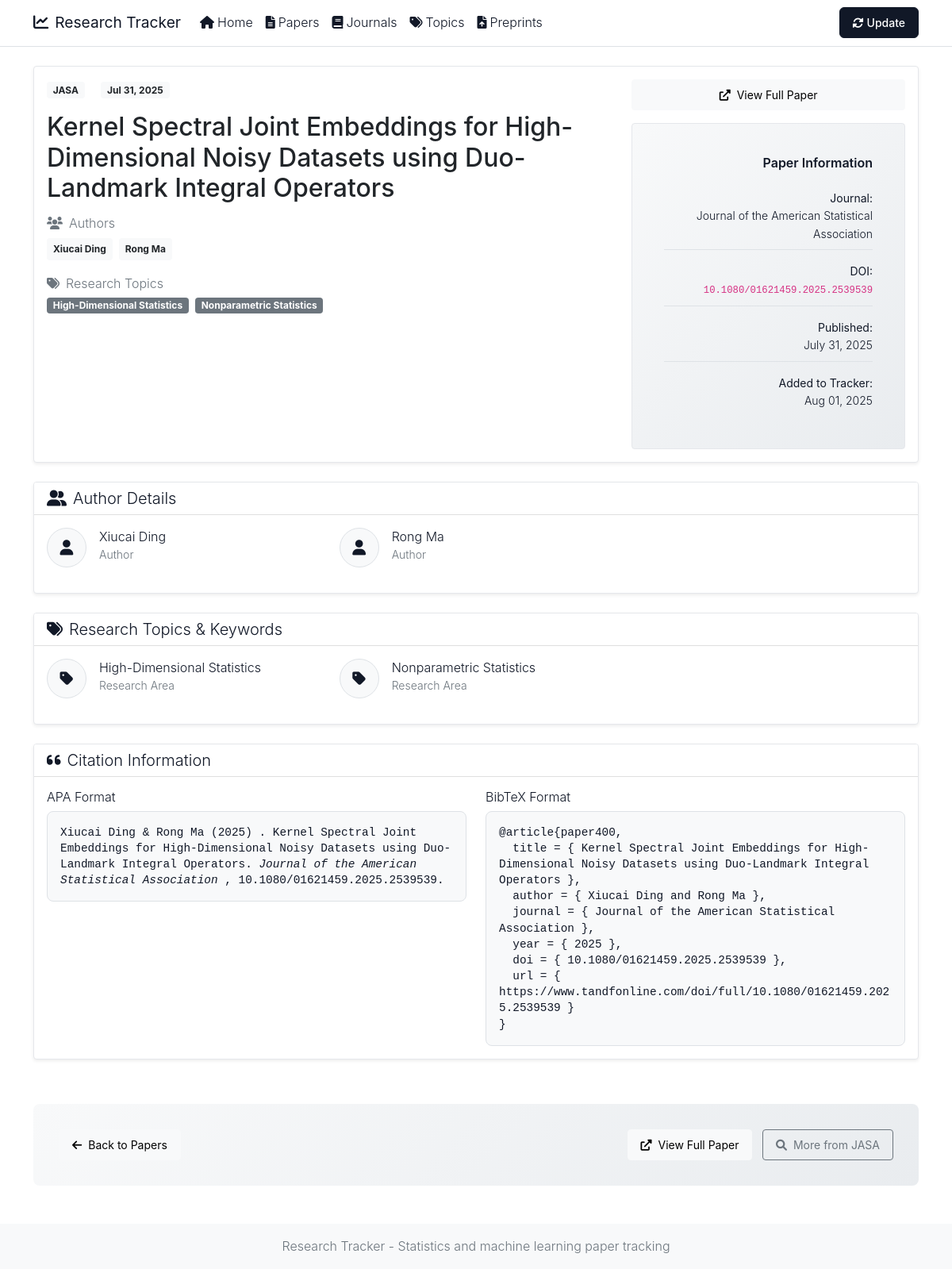
The app's page /paper/400 with its own data.
### app/models.py (models this page shows)
class Journal(Base):
    __tablename__ = 'journals'
    id = Column(Integer, primary_key=True, index=True)
    name = Column(String(100), unique=True, index=True)
    abbreviation = Column(String(20), unique=True)
    url = Column(String(500))
    papers_url = Column(String(500))
    papers = relationship("Paper", back_populates="journal")

class Paper(Base):
    __tablename__ = 'papers'
    id = Column(Integer, primary_key=True, index=True)
    title = Column(String(500), index=True)
    abstract = Column(Text, nullable=True)
    doi = Column(String(200), nullable=True, unique=True)
    url = Column(String(500), nullable=True)
    pdf_url = Column(String(500), nullable=True)
    bibtex = Column(Text, nullable=True)  # Store BibTeX citation
    publication_date = Column(DateTime, nullable=True)
    accepted_date = Column(DateTime, nullable=True)
    scraped_date = Column(DateTime, default=datetime.utcnow)
    section = Column(String(100), nullable=True)  # Added section field
    journal_id = Column(Integer, ForeignKey('journals.id'))
    journal = relationship("Journal", back_populates="papers")
    authors = relationship("Author", secondary=paper_authors, back_populates="papers", order_by=paper_authors.c.author_order)
    topics = relationship("Topic", secondary=paper_topics, back_populates="papers")

class Author(Base):
    __tablename__ = 'authors'
    id = Column(Integer, primary_key=True, index=True)
    name = Column(String(200), index=True)
    email = Column(String(200), nullable=True)
    affiliation = Column(String(500), nullable=True)
    papers = relationship("Paper", secondary=paper_authors, back_populates="authors")

class Topic(Base):
    __tablename__ = 'topics'
    id = Column(Integer, primary_key=True, index=True)
    name = Column(String(100), unique=True, index=True)
    description = Column(Text, nullable=True)
    papers = relationship("Paper", secondary=paper_topics, back_populates="topics")

### app/main.py (the view)
@app.get("/paper/{paper_id}", response_class=HTMLResponse)
async def paper_detail(request: Request, paper_id: int, db: Session = Depends(get_db)):
    paper = db.query(Paper).filter(Paper.id == paper_id).first()
    if not paper:
        raise HTTPException(status_code=404, detail="Paper not found")
    return templates.TemplateResponse("paper_detail.html", {
        "request": request,
        "paper": paper
    })

### templates/paper_detail.html (shortened to what this page needs)
{% extends "base.html" %}
{% block content %}
<div class="row mb-4">
    <div class="col-12">
        <div class="card shadow-sm">
            <div class="card-body">
                <div class="row">
                    <div class="col-md-8">
                        <div class="mb-3">
                            <span class="badge bg-light text-dark me-3">{{ paper.journal.abbreviation if paper.journal else 'Unknown' }}</span>
                            {% if paper.publication_date %}
                            <span class="badge bg-light text-dark">{{ paper.publication_date.strftime('%b %d, %Y') }}</span>
                            {% endif %}
                        </div>
                        <h1 class="h2 mb-3 text-dark">{{ paper.title }}</h1>
                        {% if paper.authors %}
                        <div class="mb-3">
                            <h6 class="text-muted mb-2">
                                <i class="fas fa-users me-2"></i>Authors
                            </h6>
                            <div class="d-flex flex-wrap">
                                {% for author_name in paper.authors | format_authors %}
                                <span class="badge bg-light text-dark me-2 mb-1 p-2">{{ author_name }}</span>
                                {% endfor %}
                            </div>
                        </div>
                        {% endif %}
                        {% if paper.topics %}
                        <div class="mb-3">
                            <h6 class="text-muted mb-2">
                                <i class="fas fa-tags me-2"></i>Research Topics
                            </h6>
                            <div class="d-flex flex-wrap">
                                {% for topic in paper.topics %}
                                <span class="badge bg-secondary me-2 mb-1">{{ topic.name }}</span>
                                {% endfor %}
                            </div>
                        </div>
                        {% endif %}
                    </div>
                    <div class="col-md-4">
                        <div class="text-end">
                            <div class="mb-3">
                                {% if paper.url %}
                                <a href="{{ paper.url }}" class="btn btn-light btn-lg mb-2 d-block" target="_blank">
                                    <i class="fas fa-external-link-alt me-2"></i>View Full Paper
                                </a>
                                {% endif %}
                            </div>
                            <div class="card info-card">
                                <div class="card-body p-3">
                                    <h6 class="card-title mb-3">Paper Information</h6>
                                    <ul class="list-unstyled mb-0 small info-list">
                                        <li class="mb-2">
                                            <strong>Journal:</strong><br>
                                            {{ paper.journal.name if paper.journal else 'Unknown' }}
                                        </li>
                                        {% if paper.doi %}
                                        <li class="mb-2">
                                            <strong>DOI:</strong><br>
                                            <code class="small">{{ paper.doi }}</code>
                                        </li>
                                        {% endif %}
                                        {% if paper.publication_date %}
                                        <li class="mb-2">
                                            <strong>Published:</strong><br>
                                            {{ paper.publication_date.strftime('%B %d, %Y') }}
                                        </li>
                                        {% endif %}
                                        <li class="mb-0">
                                            <strong>Added to Tracker:</strong><br>
                                            {{ paper.scraped_date.strftime('%b %d, %Y') if paper.scraped_date else 'Unknown' }}
                                        </li>
                                    </ul>
                                </div>
                            </div>
                        </div>
                    </div>
                </div>
            </div>
        </div>
    </div>
</div>
{% if paper.authors %}
<div class="row mb-4">
    <div class="col-12">
        <div class="card shadow-sm">
            <div class="card-header bg-white">
                <h5 class="mb-0">
                    <i class="fas fa-user-friends me-2"></i>Author Details
                </h5>
            </div>
            <div class="card-body">
                <div class="row">
                    {% for author_name in paper.authors | format_authors %}
                    <div class="col-md-6 col-lg-4 mb-3">
                        <div class="d-flex align-items-center">
                            <div class="author-avatar">
                                <i class="fas fa-user"></i>
                            </div>
                            <div>
                                <h6 class="mb-0">{{ author_name }}</h6>
                                {% if author_name == 'others' %}
                                <small class="text-muted">Additional Authors</small>
                                {% else %}
                                <small class="text-muted">Author</small>
                                {% endif %}
                            </div>
                        </div>
                    </div>
                    {% endfor %}
                </div>
            </div>
        </div>
    </div>
</div>
{% endif %}
{% if paper.topics %}
<div class="row mb-4">
    <div class="col-12">
        <div class="card shadow-sm">
            <div class="card-header bg-white">
                <h5 class="mb-0">
                    <i class="fas fa-tags me-2"></i>Research Topics & Keywords
                </h5>
            </div>
            <div class="card-body">
                <div class="row">
                    {% for topic in paper.topics %}
                    <div class="col-md-6 col-lg-4 mb-3">
                        <div class="d-flex align-items-center">
                            <div class="topic-avatar">
                                <i class="fas fa-tag"></i>
                            </div>
                            <div>
                                <h6 class="mb-0">{{ topic.name }}</h6>
                                <small class="text-muted">Research Area</small>
                            </div>
                        </div>
                    </div>
                    {% endfor %}
                </div>
            </div>
        </div>
    </div>
</div>
{% endif %}
<div class="row mb-4">
    <div class="col-12">
        <div class="card shadow-sm">
            <div class="card-header bg-white">
                <h5 class="mb-0">
                    <i class="fas fa-quote-left me-2"></i>Citation Information
                </h5>
            </div>
            <div class="card-body">
                <div class="row">
                    <div class="col-md-6">
                        <h6>APA Format</h6>
                        <div class="citation-box">
                            <code>
                                {% for author_name in paper.authors | format_authors %}
                                    {% if loop.index0 > 0 %}
                                        {% if loop.last %} & {% else %}, {% endif %}
                                    {% endif %}
                                    {{ author_name }}
                                {% endfor %}
                                {% if paper.publication_date %}
                                 ({{ paper.publication_date.year }})
                                {% endif %}.
                                {{ paper.title }}.
                                <em>{{ paper.journal.name if paper.journal else 'Unknown Journal' }}</em>
                                {% if paper.doi %}, {{ paper.doi }}{% endif %}.
                            </code>
                        </div>
                    </div>
                    <div class="col-md-6">
                        <h6>BibTeX Format</h6>
                        <div class="citation-box">
                            {% if paper.bibtex %}
                            <pre><code>{{ paper.bibtex }}</code></pre>
                            {% else %}
                            <code>
@article{paper{{ paper.id }},<br>
&nbsp;&nbsp;title = { {{ paper.title }} },<br>
&nbsp;&nbsp;author = {
                                {% for author_name in paper.authors | format_authors %}
                                    {% if loop.index0 > 0 %} and {% endif %}{{ author_name }}
                                {% endfor %}
                                },<br>
&nbsp;&nbsp;journal = { {{ paper.journal.name if paper.journal else 'Unknown Journal' }} },<br>
{% if paper.publication_date %}&nbsp;&nbsp;year = { {{ paper.publication_date.year }} },<br>{% endif %}
{% if paper.doi %}&nbsp;&nbsp;doi = { {{ paper.doi }} },<br>{% endif %}
&nbsp;&nbsp;url = { {{ paper.url }} }<br>
}
                            </code>
                            {% endif %}
                        </div>
                    </div>
                </div>
            </div>
        </div>
    </div>
</div>
<div class="row mb-4">
    <div class="col-12">
        <div class="action-buttons">
            <div class="d-flex justify-content-between align-items-center">
                <a href="/papers" class="btn btn-light btn-lg btn-action">
                    <i class="fas fa-arrow-left me-2"></i>Back to Papers
                </a>
                <div>
                    {% if paper.url %}
                    <a href="{{ paper.url }}" class="btn btn-light btn-lg btn-action me-2" target="_blank">
                        <i class="fas fa-external-link-alt me-2"></i>View Full Paper
                    </a>
                    {% endif %}
                    <a href="/papers?journal={{ paper.journal.name if paper.journal else '' }}" class="btn btn-outline-secondary btn-lg btn-action">
                        <i class="fas fa-search me-2"></i>More from {{ paper.journal.abbreviation if paper.journal else 'Journal' }}
                    </a>
                </div>
            </div>
        </div>
    </div>
</div>
{% endblock %}

### static/style.css (style rules this page uses)
:root { --primary-color: #111827; --secondary-color: #111827; --accent-color: #6b7280; --success-color: #059669; --warning-color: #d97706; --light-bg: #f9fafb; --dark-text: #111827; --border-radius: 8px; --box-shadow: 0 1px 3px rgba(0,0,0,0.05); }
body { font-family: -apple-system, BlinkMacSystemFont, 'Segoe UI', Roboto, sans-serif; line-height: 1.6; color: var(--dark-text); font-weight: 300; }
h1, h2, h3, h4, h5, h6 { font-weight: 300; color: var(--dark-text); }
.author-avatar { width: 50px; height: 50px; background: #f8f9fa; border: 1px solid #dee2e6; border-radius: 50%; display: flex; align-items: center; justify-content: center; color: var(--dark-text); font-size: 1.2rem; margin-right: 1rem; flex-shrink: 0; }
.topic-avatar { width: 50px; height: 50px; background: #f8f9fa; border: 1px solid #dee2e6; border-radius: 50%; display: flex; align-items: center; justify-content: center; color: var(--dark-text); font-size: 1.2rem; margin-right: 1rem; flex-shrink: 0; }
.citation-box { background: #f8f9fa; border: 1px solid #dee2e6; border-radius: var(--border-radius); padding: 1rem; font-family: 'Courier New', monospace; font-size: 0.9rem; line-height: 1.4; }
.citation-box code { background: transparent; padding: 0; color: inherit; font-size: inherit; }
.info-card { background: linear-gradient(135deg, #f8f9fa 0%, #e9ecef 100%); border: none; border-radius: var(--border-radius); padding: 1.5rem; }
.info-card h6 { color: var(--primary-color); font-weight: 600; margin-bottom: 1rem; }
.info-list li { padding: 0.5rem 0; border-bottom: 1px solid #dee2e6; }
.info-list li:last-child { border-bottom: none; }
.action-buttons { background: linear-gradient(135deg, #f8f9fa 0%, #e9ecef 100%); padding: 2rem; border-radius: var(--border-radius); margin-top: 2rem; }
.btn-action { padding: 0.75rem 2rem; border-radius: 25px; font-weight: 500; transition: all 0.3s ease; }
.card { border: 1px solid #e5e7eb; border-radius: 4px; box-shadow: none; transition: all 0.2s ease; height: 100%; }
.btn { border-radius: 4px; padding: 0.5rem 1rem; font-weight: 400; transition: all 0.2s ease; font-size: 0.875rem; border-width: 1px; }

### records on screen
Journal: journal "JASA", journal "Journal of the American Statistical Association"
Paper: publication_date "Jul 31, 2025", title "Kernel Spectral Joint Embeddings for High-Dimensional Noisy Datasets using Duo-Landmark Integral Operators", doi "10.1080/01621459.2025.2539539", publication_date "July 31, 2025", scraped_date "Aug 01, 2025", publication_date.year "2025", id "400", url "https://www.tandfonline.com/doi/full/10.1080/01621459.2025.2539539"
Author: name "Xiucai Ding", shows "Author"
Author: name "Rong Ma", shows "Author", shows "and"
Topic: name "High-Dimensional Statistics"
Topic: name "Nonparametric Statistics"
